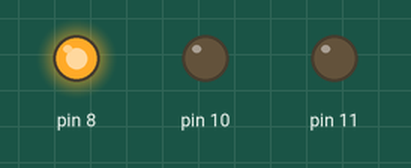
Simulated run of this sketch. Board: Arduino Uno, built with avr-gcc and run on an emulated ATmega328P. Shown: output pins drawn as LEDs (lit = HIGH).

Above: at 0.2 s.
At 0.7 s:
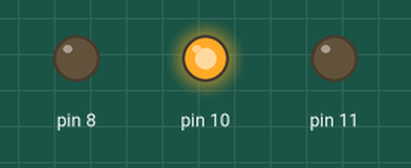
At 2.7 s:
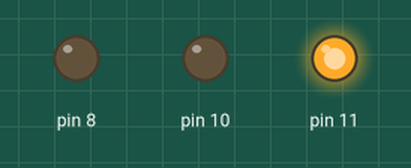
Timing chart, 0 to 3.5 s (numbered marks = the images above):
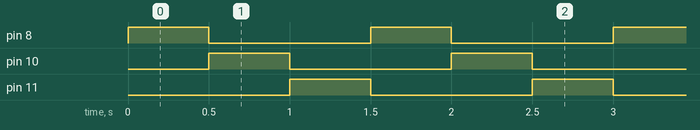

The sketch:

Blink.ino
```cpp
void setup(){
  pinMode(8, OUTPUT);
  pinMode(10, OUTPUT);
  pinMode(11, OUTPUT);
}

void loop(){
  light(8);
  light(10);
  light(11);
}

void light(int a){
  digitalWrite(a, HIGH);
  delay(500);
  digitalWrite(a, LOW);
}
```

Measured:
- by itself, pin 8, pin 10, pin 11: alternates HIGH for 0.50 s and LOW for 1.0 s
- by itself, everything shown: repeats every 1.5 s, in 4 steps
